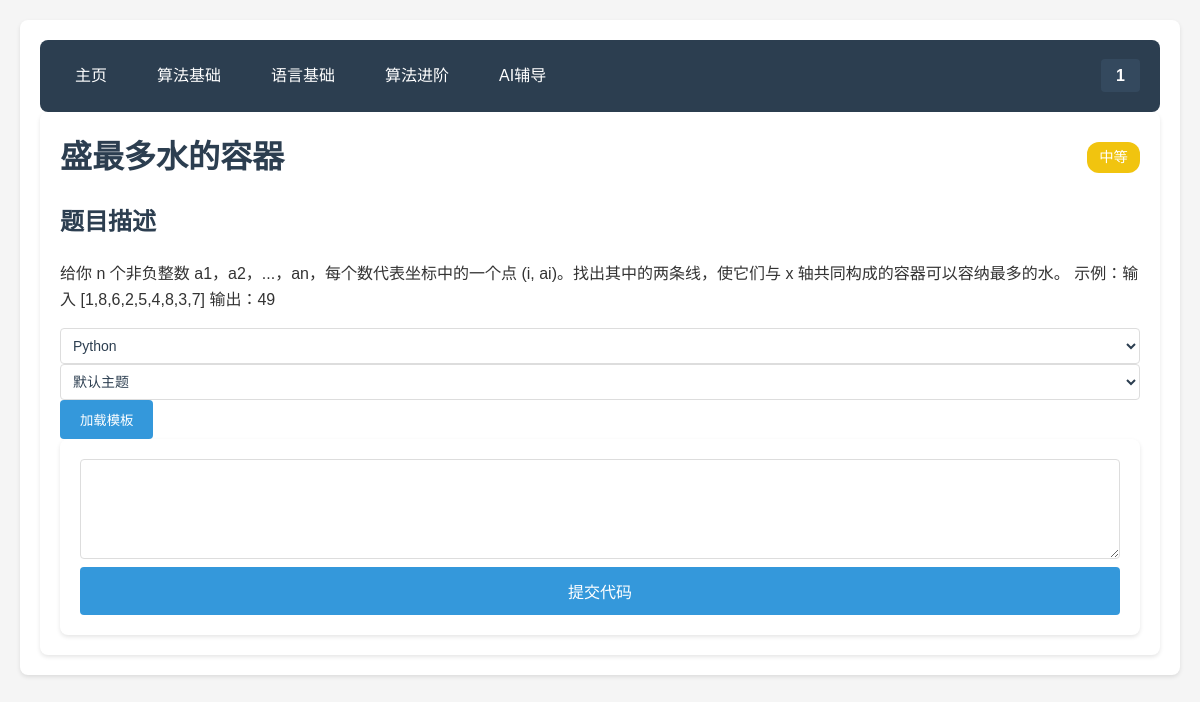
Page /problem/5 (signed in) on the committed database.
### 1.py (models this page shows, shortened)
class User(db.Model):
    id = db.Column(db.Integer, primary_key=True)
    username = db.Column(db.String(80), unique=True, nullable=False)
    password_hash = db.Column(db.String(120), nullable=False)
    solved_problems = db.Column(db.Text, default='')  # 存储已解决的题目ID
    email = db.Column(db.String(120), default='')
    bio = db.Column(db.Text, default='')
    default_language = db.Column(db.String(20), default='python')
    editor_theme = db.Column(db.String(20), default='default')

class Problem(db.Model):
    id = db.Column(db.Integer, primary_key=True)
    title = db.Column(db.String(100), nullable=False)
    content = db.Column(db.Text, nullable=False)
    answer = db.Column(db.Text, nullable=False)
    difficulty = db.Column(db.Integer) # 1-简单, 2-中等, 3-困难
    standard_code = db.Column(db.Text, nullable=True) # 标准答案代码
    test_cases = db.Column(db.Text, nullable=True) # 测试用例，JSON格式存储

### 1.py (the view)
@app.route('/problem/<int:problem_id>')
@login_required
def problem_detail(problem_id):
    context = get_base_context(session['user_id'])
    problem = Problem.query.get_or_404(problem_id)
    context['problem'] = problem
    return render_template('problem_detail.html', **context)

### 1.py (called while the page is built)
def login_required(f):
    @wraps(f)
    def decorated_function(*args, **kwargs):
        if 'user_id' not in session:
            return redirect(url_for('login'))
        user = User.query.get(session['user_id'])
        if user is None:
            session.clear()
            return redirect(url_for('login'))
        return f(*args, **kwargs)
    return decorated_function

def calculate_user_level(solved_count):
    if solved_count < 5:
        return 1
    elif solved_count < 20:
        return 2
    elif solved_count < 50:
        return 3
    elif solved_count < 100:
        return 4
    else:
        return 5

def get_base_context(user_id):
    user = User.query.get(user_id)
    stats = get_user_stats(user_id)
    return {
        'current_user': user,
        'user_level': stats['user_level'],
        'solved_count': stats['solved_count'],
        'submission_count': stats['submission_count'],
        'pass_rate': stats['pass_rate']
    }

### templates/problem_detail.html (shortened to what this page needs)
{% extends "base.html" %}
{% block extra_head %}
    <link rel="stylesheet" href="https://cdnjs.cloudflare.com/ajax/libs/codemirror/5.65.2/codemirror.min.css">
    <link rel="stylesheet" href="https://cdnjs.cloudflare.com/ajax/libs/codemirror/5.65.2/theme/monokai.min.css">
    <link rel="stylesheet" href="https://cdnjs.cloudflare.com/ajax/libs/codemirror/5.65.2/theme/dracula.min.css">
    <link rel="stylesheet" href="https://cdnjs.cloudflare.com/ajax/libs/codemirror/5.65.2/theme/material.min.css">
    <link rel="stylesheet" href="https://cdnjs.cloudflare.com/ajax/libs/codemirror/5.65.2/theme/solarized.min.css">
    <link rel="stylesheet" href="https://cdnjs.cloudflare.com/ajax/libs/codemirror/5.65.2/theme/eclipse.min.css">
{% endblock %}
{% block content %}
    <div class="problem-detail">
        <div class="problem-header">
            <h1>{{ problem.title }}</h1>
            <span class="difficulty difficulty-{{ problem.difficulty }}">
                {{ '简单' if problem.difficulty == 1 else '中等' if problem.difficulty == 2 else '困难' }}
            </span>
        </div>
        <div class="problem-content">
            <h2>题目描述</h2>
            <p>{{ problem.content }}</p>
        </div>
        <div class="code-section">
            <div class="code-header">
                <select class="language-select">
                    <option value="python">Python</option>
                </select>
                <select class="theme-select">
                    <option value="default">默认主题</option>
                </select>
                <button onclick="loadTemplate()">加载模板</button>
            </div>
            <form action="{{ url_for('submit_answer') }}" method="post" id="submit-form">
                <textarea id="code-editor" name="code"></textarea>
                <button type="submit" class="submit-btn">提交代码</button>
            </form>
        </div>
    </div>
{% endblock %}

### templates/base.html (shortened to what this page needs)
<!DOCTYPE html>
<html>
<head>
    <link rel="stylesheet" href="https://cdnjs.cloudflare.com/ajax/libs/font-awesome/5.15.4/css/all.min.css">
    <link rel="stylesheet" href="{{ url_for('static', filename='style.css') }}">
    {% block extra_head %}{% endblock %}
</head>
<body>
    <div class="container">
        <nav>
            <div class="nav-left">
                <a href="{{ url_for('dashboard') }}" class="nav-item">主页</a>
                <a href="{{ url_for('algorithm_basic') }}" class="nav-item">算法基础</a>
                <a href="{{ url_for('language_basic') }}" class="nav-item">语言基础</a>
                <a href="{{ url_for('algorithm_advanced') }}" class="nav-item">算法进阶</a>
                <a href="{{ url_for('ai_tutor') }}" class="nav-item">AI辅导</a>
            </div>
            <div class="nav-right">
                {% if current_user %}
                <div class="user-menu">
                    <span class="username">{{ current_user.username }}</span>
                </div>
                {% else %}
                <div class="auth-links">
                    <a href="{{ url_for('login') }}" class="nav-item">登录</a>
                    <a href="{{ url_for('register') }}" class="nav-item">注册</a>
                </div>
                {% endif %}
            </div>
        </nav>
        {% block content %}{% endblock %}
    </div>
</body>
</html>

### static/style.css (style rules this page uses)
body { font-family: 'Microsoft YaHei', sans-serif; line-height: 1.6; margin: 0; padding: 20px; background-color: #f5f5f5; color: #333; }
.container { max-width: 1200px; margin: 0 auto; padding: 20px; background-color: white; border-radius: 8px; box-shadow: 0 2px 4px rgba(0, 0, 0, 0.1); }
nav { display: flex; justify-content: space-between; align-items: center; background-color: #2c3e50; padding: 15px 20px; border-radius: 8px; }
.nav-left, .nav-right { display: flex; align-items: center; gap: 20px; }
.nav-item { color: white; text-decoration: none; padding: 8px 15px; border-radius: 4px; transition: background-color 0.3s; }
.username { color: white; font-weight: bold; padding: 8px 15px; background-color: #34495e; border-radius: 4px; }
h1, h2, h3 { color: #2c3e50; margin-bottom: 20px; }
form { background-color: #fff; padding: 20px; border-radius: 8px; box-shadow: 0 2px 4px rgba(0, 0, 0, 0.1); }
input[type="text"], input[type="password"], textarea, select { width: 100%; padding: 8px; border: 1px solid #ddd; border-radius: 4px; box-sizing: border-box; }
textarea { min-height: 100px; }
button { background-color: #3498db; color: white; padding: 10px 20px; border: none; border-radius: 4px; cursor: pointer; transition: background-color 0.3s; }
.difficulty { display: inline-block; padding: 3px 8px; border-radius: 3px; font-size: 12px; color: white; }
.difficulty-2 { background-color: #f1c40f; }
.submit-btn { width: 100%; padding: 12px; background-color: #3498db; color: white; border: none; border-radius: 4px; cursor: pointer; font-size: 16px; transition: background-color 0.3s; }
.language-select, .theme-select { width: 100%; padding: 8px; border: 1px solid #ddd; border-radius: 4px; background-color: white; color: #2c3e50; font-size: 14px; }
.problem-detail { padding: 20px; background: white; border-radius: 8px; box-shadow: 0 2px 4px rgba(0, 0, 0, 0.1); }
.problem-header { display: flex; align-items: center; gap: 15px; margin-bottom: 20px; }
.problem-header h1 { margin: 0; flex: 1; }
.difficulty { padding: 4px 12px; border-radius: 12px; font-size: 0.9em; font-weight: 500; }
.user-menu { position: relative; cursor: pointer; }
.username { color: white; font-weight: bold; padding: 8px 15px; background-color: #34495e; border-radius: 4px; transition: background-color 0.3s; }

### rows in the picture
User: username "1"
Problem: title "盛最多水的容器", difficulty "中等", content "给你 n 个非负整数 a1，a2，...，an，每个数代表坐标中的一个点 (i, ai)。找出其中的两条线，使它们与 x 轴共同构成的容器可以容纳最多的水。 示例：输入 [1,8,6,2,5,4,8,3,7] 输出：49"
